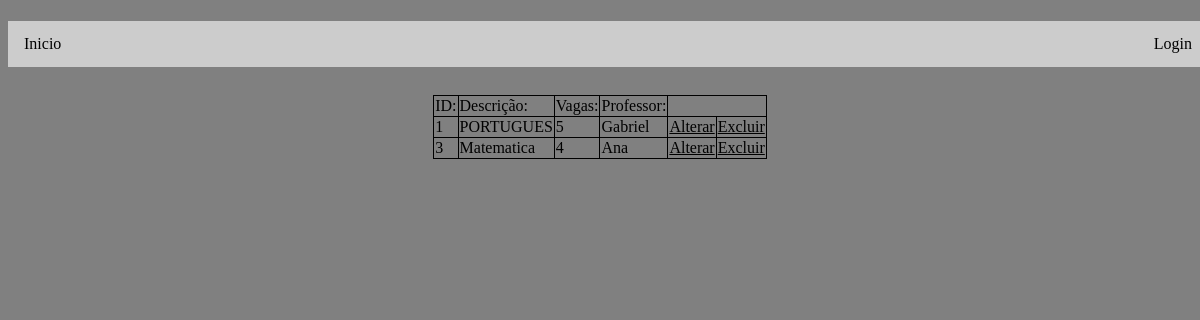
/listarTurma.php, run on the app's committed database.
### tables this page shows
CREATE TABLE `turma` (
  `ID` int(11) NOT NULL,
  `descricao` varchar(255) NOT NULL,
  `vagas` int(100) NOT NULL,
  `professor` varchar(255) NOT NULL
);

### listarTurma.php (the view, shortened to what this page needs)
<!DOCTYPE html>
<html>
<head>
	<link rel="stylesheet" type="text/css" href="style.css">
	<?php
		$parametro= filter_input(INPUT_GET, "parametro");
		if($parametro){
			$dados= mysql_query("SELECT * FROM turma WHERE LIKE ID '$parametro%' ORDER BY ID");
		}else {
			$dados= mysql_query("SELECT * FROM turma ORDER BY ID");
		}
		$linha= mysql_fetch_assoc($dados);
		$total= mysql_num_rows($dados);
	?>
</head>
<body>
	<?php include("header.php"); ?>
	<center>
	<h1>Registre-se</h1>
	<div class="panel">
		<form method="POST">
			<table border="1">
				<tr>
					<td>ID:</td>
					<td>Descrição:</td>
					<td>Vagas:</td>
					<td>Professor:</td>
				</tr>
				<?php
					if($total){ do {
				?>
				<tr>
					<td><?php echo $linha['ID'] ?></td>
					<td><?php echo $linha['descricao'] ?></td>
					<td><?php echo $linha['vagas'] ?></td>
					<td><?php echo $linha['professor'] ?></td>
					<td><a href="<?php echo "alteracaoTurma.php?ID=" . $linha['ID'] . "&descricao=" . $linha['descricao'] . "&vagas=" . $linha['vagas'] . "&professor=" . $linha['professor']?>">Alterar</a></td>
					<td><a href="<?php echo "excluirTurma.php?ID=" . $linha['ID']?>">Excluir</a></td>
				</tr>
				<?php
					}while ($linha= mysql_fetch_assoc($dados));
					mysql_free_result($dados);}
				?>
			</table>
		</form>
	</div>
	</center>
</body>
</html>

### style.css (style rules this page uses)
body { background-color: gray; }
h1 { color: black; }
* { color: black; }
div.panel { height: ; padding: 15px 15px; }
table { float: center; border: 1px solid black; border-collapse: collapse; }
th, td { border-collapse: collapse; }

### data on the page
turma: ID "1", descricao "PORTUGUES", vagas "5", professor "Gabriel"
turma: ID "3", descricao "Matematica", vagas "4", professor "Ana"
